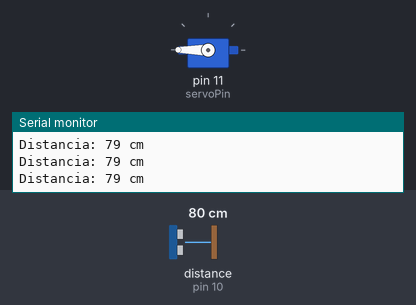
The sketch below on a simulated Arduino Uno, built with avr-gcc and run on an emulated ATmega328P. Shown: servo, the last lines printed to the serial monitor. Wiring (inferred from the names in the program): ultrasonic range finder: trigger pin 9; echo pin 10. The test bench sets the inputs (shaded band); at power-on: distance to the obstacle (sensor on pin 10) 80 cm. The echo pulse lasts 58.3 µs per cm.

Above: at 1.3 s.
1.4 s: distance to the obstacle (sensor on pin 10) set to 22 cm
2.9 s: distance to the obstacle (sensor on pin 10) set to 19 cm
At 3.9 s:
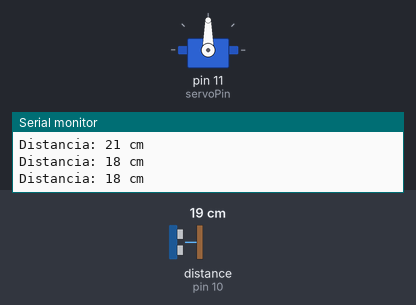
4.5 s: distance to the obstacle (sensor on pin 10) set to 12 cm
6.0 s: distance to the obstacle (sensor on pin 10) set to 9 cm
At 6.5 s:
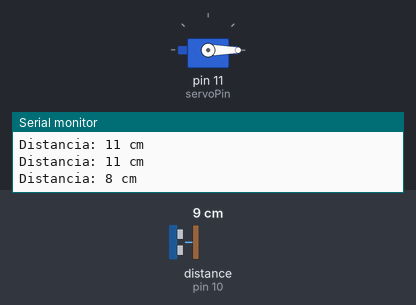
7.5 s: distance to the obstacle (sensor on pin 10) set to 18 cm
At 7.8 s:
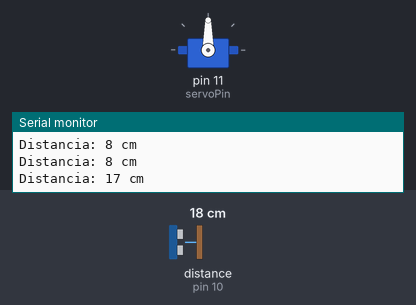
9.0 s: distance to the obstacle (sensor on pin 10) set to 2 cm
At 10.3 s:
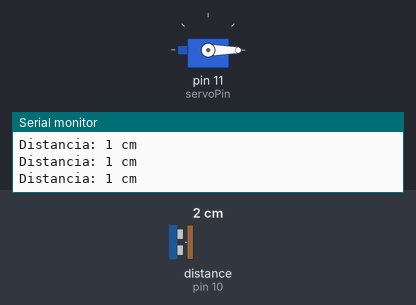
Timing chart, 0 to 11.5 s (numbered marks = the images above; inputs shaded):
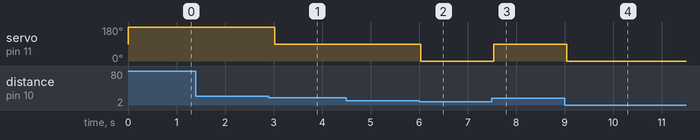

Measured:
- the behaviour switches between 21 and 20 cm on distance to the obstacle (sensor on pin 10) (found by bisection; images 0 and 1)
- the behaviour switches between 11 and 10 cm on distance to the obstacle (sensor on pin 10) (found by bisection; images 1 and 2)
- after the input at 2.9 s, servo on pin 11 (servoPin): 180° → 90° after 0.12 s
- after the input at 6.0 s, servo on pin 11 (servoPin): 90° → 0° at once
- after the input at 7.5 s, servo on pin 11 (servoPin): 0° → 90° at once
- after the input at 9.0 s, servo on pin 11 (servoPin): 90° → 0° at once

The sketch:

servomotor.ino
```cpp
#include <Servo.h>

// Definir pines
const int trigPin = 9;
const int echoPin = 10;
const int servoPin = 11;

// Crear objeto Servo
Servo myServo;

void setup() {

  Serial.begin(9600);

  // Configurar pines del sensor ultrasónico
  pinMode(trigPin, OUTPUT);
  pinMode(echoPin, INPUT);


  myServo.attach(servoPin);
}

void loop() {

  long duration, distance;

  // Enviar pulso al Trigger
  digitalWrite(trigPin, LOW);
  delayMicroseconds(2);
  digitalWrite(trigPin, HIGH);
  delayMicroseconds(10);
  digitalWrite(trigPin, LOW);


  duration = pulseIn(echoPin, HIGH);

  distance = (duration / 2) * 0.0343;

  Serial.print("Distancia: ");
  Serial.print(distance);
  Serial.println(" cm");

  // Mover el servo en función de la distancia
  if (distance < 10) {
    myServo.write(0);
  } else if (distance < 20) {
    myServo.write(90);
  } else {
    myServo.write(180); // Gira el servo a 180 grados si la distancia es mayor a 20 cm
  }


  delay(500);
}
```
